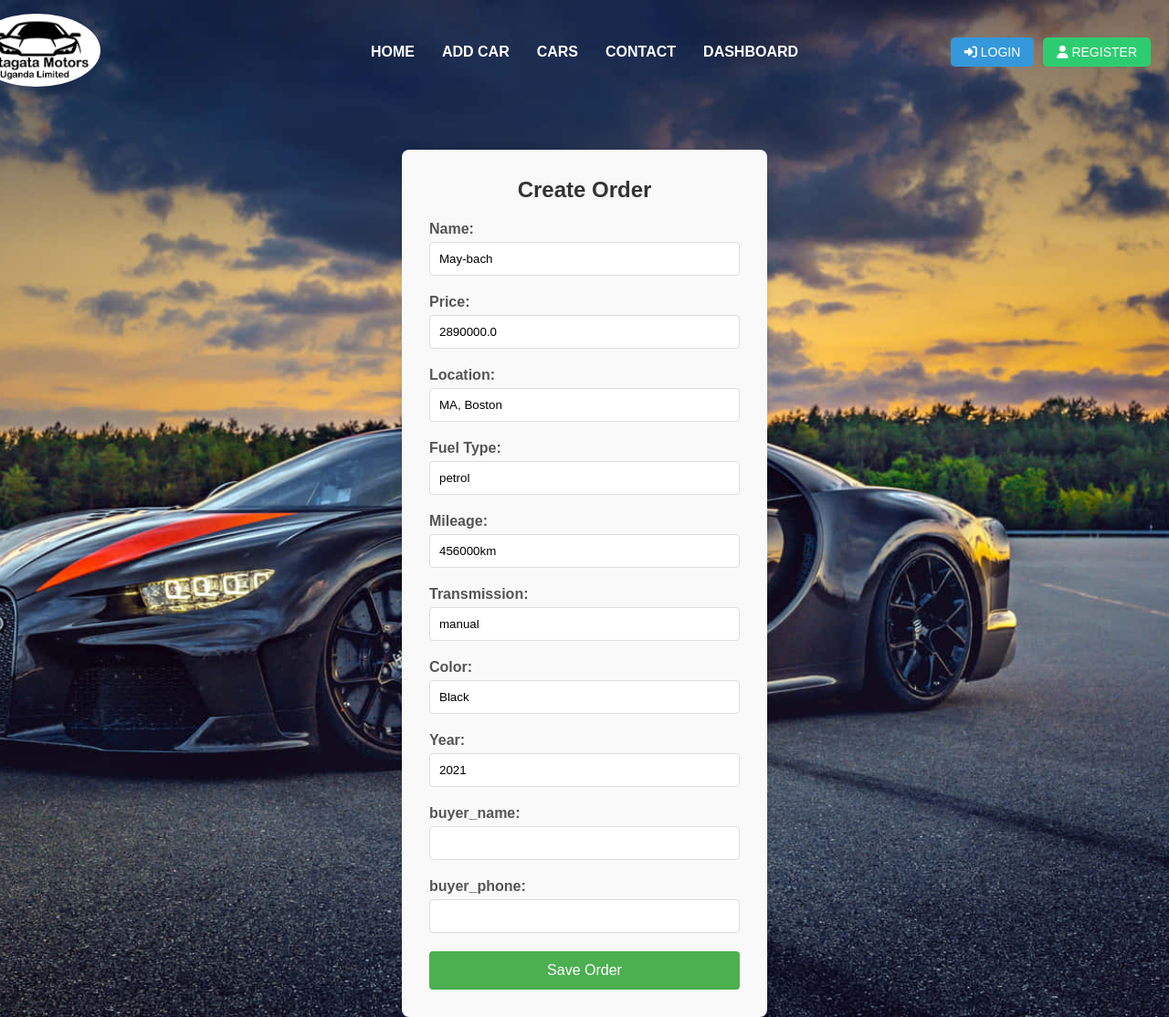
Page /create_order_with_details/4/ on the committed database.
### mycarproject/models.py (models this page shows)
class Car(models.Model):
     name = models.CharField(max_length=100)
     price = models.DecimalField(max_digits=10,decimal_places=1)
     location = models.CharField(max_length=100)
     fuel_type = models.CharField(max_length=50, default='petrol')
     mileage = models.CharField(max_length=50, default='0')
     transmission = models.CharField(max_length=50, default='manual')
     color = models.CharField(max_length=50, default='Black')
     year = models.IntegerField()
     photo = models.ImageField(upload_to='images/',blank=False,default='icon.jpg')

### mycarproject/views.py (the view)
# urls.py: path('create_order_with_details/<int:id>/', views.create_order_with_details, name='create_order_with_details'),
def create_order_with_details(request, id):
    car = Car.objects.get(id=id)
    if request.method == 'POST':
        form = OrderForm(request.POST, request.FILES)
        if form.is_valid():
            order = form.save(commit=False)
            order.status = 'Pending'
            order.customer = request.user
            order.save()
            return redirect('cars')
    else:
        form = OrderForm(instance=car)
    return render(request, 'mycarproject/create_order.html', {'form': form,'data':car})

### mycarproject/forms.py
class OrderForm(forms.ModelForm):
    class Meta:
     model = Order
     fields = ['name', 'price', 'location', 'fuel_type', 'mileage', 'transmission', 'color', 'year','buyer_name','buyer_phone']

### mycarproject/templates/mycarproject/create_order.html (shortened to what this page needs)
{% extends 'mycarproject/base.html' %}
{% block content %}
<div class="form-container">
    <h2>Create Order</h2>
    <form method="POST" id="OrderForm">
        <div class="form-group">
            <label for="name">Name:</label>
            <input type="text" name="name" id="name" required value="{{data.name}}" >
        </div>
        <div class="form-group">
            <label for="price">Price:</label>
            <input type="number" name="price" id="price" required value="{{data.price}}">
        </div>
        <div class="form-group">
            <label for="location">Location:</label>
            <input type="text" name="location" id="location" required value="{{data.location}}">
        </div>
        <div class="form-group">
            <label for="fuel_type">Fuel Type:</label>
            <input type="text" name="fuel_type" id="fuel_type" required value="{{data.fuel_type}}">
        </div>
        <div class="form-group">
            <label for="mileage">Mileage:</label>
            <input type="text" name="mileage" id="mileage" required value="{{data.mileage}}">
        </div>
        <div class="form-group">
            <label for="transmission">Transmission:</label>
            <input type="text" name="transmission" id="transmission" required value="{{data.transmission}}">
        </div>
        <div class="form-group">
            <label for="color">Color:</label>
            <input type="text" name="color" id="color" required value="{{data.color}}">
        </div>
        <div class="form-group">
            <label for="year">Year:</label>
            <input type="number" name="year" id="year" required value="{{data.year}}">
        </div>
        <div class="form-group">
            <label for="buyer_name">buyer_name:</label>
            <input type="text" name="buyer_name" id="buyer_name" required>
        </div>
        <div class="form-group">
            <label for="buyer_phone">buyer_phone:</label>
            <input type="text" name="buyer_phone" id="buyer_phone" required>
        </div>
        <button type="submit" class="submit-button">Save Order</button>
    </form>
</div>
{% endblock %}

### mycarproject/static/main.css (style rules this page uses)
#bg { background-repeat: no-repeat; background-size: cover; background-position: center; background-attachment: fixed; height: 100vh; width: 100vw; }
* { margin: 0; padding: 0; box-sizing: border-box; font-family: Arial, sans-serif; }

### mycarproject/templates/mycarproject/create_order.html (style rules this page uses)
.form-container { width: 400px; margin: 50px auto; padding: 30px; background-color: #f9f9f9; border-radius: 8px; box-shadow: 0 4px 8px rgba(0, 0, 0, 0.1); }
.form-container h2 { text-align: center; margin-bottom: 20px; color: #333; }
.form-group { margin-bottom: 20px; }
.form-group label { display: block; margin-bottom: 5px; font-weight: bold; color: #555; }
.form-group input { width: 100%; padding: 10px; border: 1px solid #ddd; border-radius: 4px; box-sizing: border-box; }
.submit-button { background-color: #4CAF50; color: white; padding: 12px 20px; border: none; border-radius: 4px; cursor: pointer; width: 100%; font-size: 16px; }

### rows in the picture
Car: name "May-bach", price "2890000.0", location "MA, Boston", fuel_type "petrol", mileage "456000km", transmission "manual", color "Black", year "2021"
